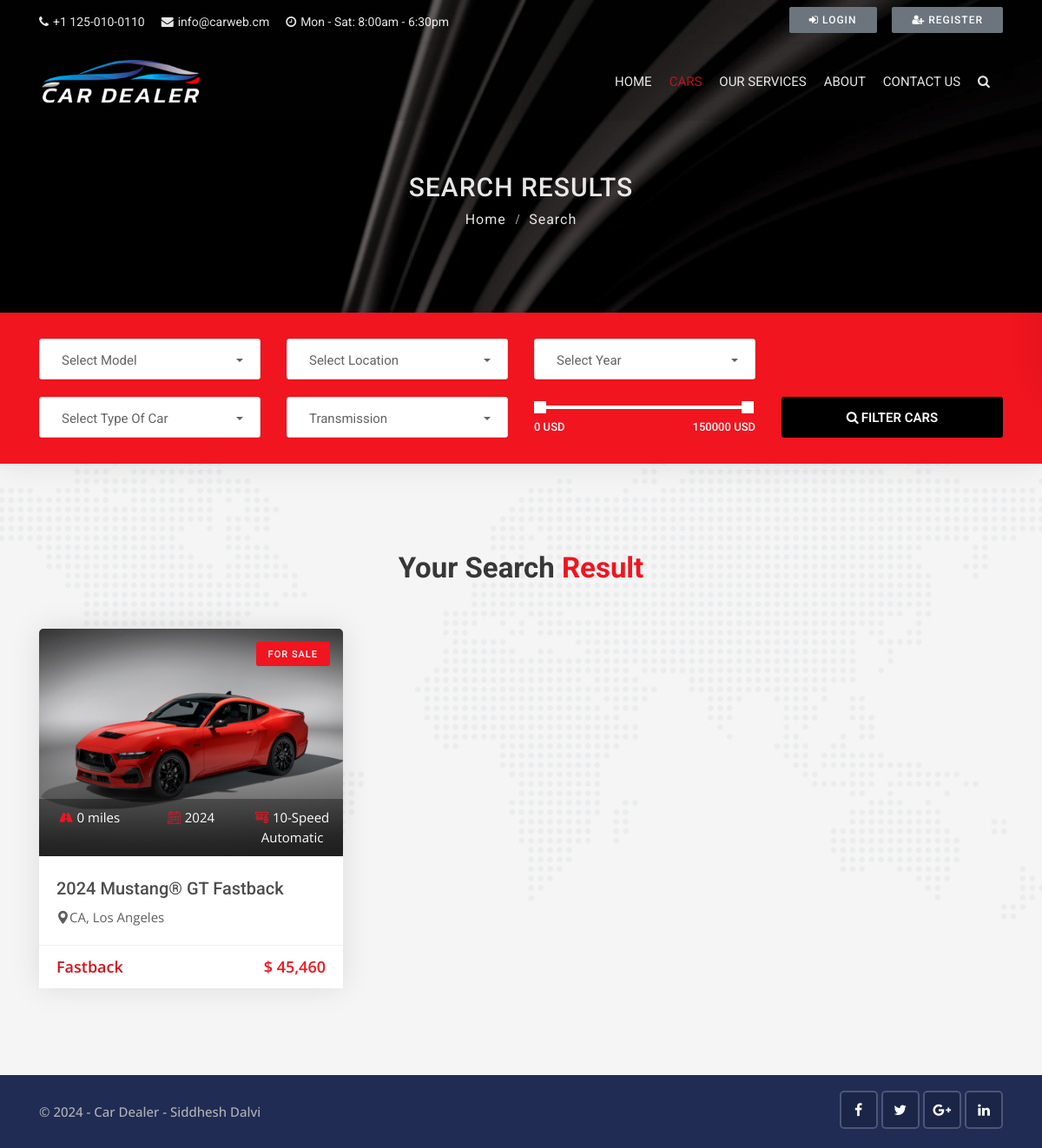
Page /cars/search on the committed database.
### cars/models.py (models this page shows, shortened)
class Car(models.Model):
    state_choice = (
        ('AL', 'Alabama'),
        ('AK', 'Alaska'),
        ('AZ', 'Arizona'),
        ('AR', 'Arkansas'),
        ('CA', 'California'),
        ('CO', 'Colorado'),
        ('CT', 'Connecticut'),
        ('DE', 'Delaware'),
        ('DC', 'District Of Columbia'),
        ('FL', 'Florida'),
        ('GA', 'Georgia'),
        ('HI', 'Hawaii'),
        ('ID', 'Idaho'),
        ('IL', 'Illinois'),
        ('IN', 'Indiana'),
        ('IA', 'Iowa'),
        ('KS', 'Kansas'),
        ('KY', 'Kentucky'),
        ('LA', 'Louisiana'),
        ('ME', 'Maine'),
        ('MD', 'Maryland'),
        ('MA', 'Massachusetts'),
        ('MI', 'Michigan'),
        ('MN', 'Minnesota'),
        ('MS', 'Mississippi'),
        ('MO', 'Missouri'),
        ('MT', 'Montana'),
        ('NE', 'Nebraska'),
        ('NV', 'Nevada'),
        ('NH', 'New Hampshire'),
        ('NJ', 'New Jersey'),
        ('NM', 'New Mexico'),
        ('NY', 'New York'),
        ('NC', 'North Carolina'),
        ('ND', 'North Dakota'),
        ('OH', 'Ohio'),
        ('OK', 'Oklahoma'),
        ('OR', 'Oregon'),
        ('PA', 'Pennsylvania'),
        ('RI', 'Rhode Island'),
        ('SC', 'South Carolina'),
        ('SD', 'South Dakota'),
        ('TN', 'Tennessee'),
        ('TX', 'Texas'),
        ('UT', 'Utah'),
        ('VT', 'Vermont'),
        ('VA', 'Virginia'),
        ('WA', 'Washington'),
        ('WV', 'West Virginia'),
        ('WI', 'Wisconsin'),
        ('WY', 'Wyoming'),
    )
    year_choice = []
    for r in range(2000, (datetime.now().year+1)):
        year_choice.append((r,r))
    features_choices = (
        ('Cruise Control', 'Cruise Control'),
        ('Audio Interface', 'Audio Interface'),
        ('Airbags', 'Airbags'),
        ('Air Conditioning', 'Air Conditioning'),
        ('Seat Heating', 'Seat Heating'),
        ('Alarm System', 'Alarm System'),
        ('ParkAssist', 'ParkAssist'),
        ('Power Steering', 'Power Steering'),
        ('Reversing Camera', 'Reversing Camera'),
        ('Direct Fuel Injection', 'Direct Fuel Injection'),
        ('Auto Start/Stop', 'Auto Start/Stop'),
        ('Wind Deflector', 'Wind Deflector'),
        ('Bluetooth Handset', 'Bluetooth Handset'),
    )
    door_choices = (
        ('2', '2'),
        ('3', '3'),
        ('4', '4'),
        ('5', '5'),
        ('6', '6'),
    )
    car_title = models.CharField(max_length=255)
    state = models.CharField(choices=state_choice, max_length=100)
    city = models.CharField(max_length=100)
    color = models.CharField(max_length=100)
    model = models.CharField(max_length=100)
    year = models.IntegerField(('year'), choices=year_choice)
    condition = models.CharField(max_length=100)
    price = models.IntegerField()
    description = RichTextField()
    car_photo = models.ImageField(upload_to='photos/%Y/%m/%d/')
    car_photo_1 = models.ImageField(upload_to='photos/%Y/%m/%d/', blank=True)
    car_photo_2 = models.ImageField(upload_to='photos/%Y/%m/%d/', blank=True)
    car_photo_3 = models.ImageField(upload_to='photos/%Y/%m/%d/', blank=True)
    car_photo_4 = models.ImageField(upload_to='photos/%Y/%m/%d/', blank=True)
    features = MultiSelectField(choices=features_choices)
    body_style = models.CharField(max_length=100)
    engine = models.CharField(max_length=100)
    transmission = models.CharField(max_length=100)
    interior = models.CharField(max_length=100)
    miles = models.IntegerField()
    doors = models.CharField(choices=door_choices, max_length=10)
    passengers = models.IntegerField()
    vin_no = models.CharField(max_length=100)
    milage = models.IntegerField()
    fuel_type = models.CharField(max_length=50)
    no_of_owners = models.CharField(max_length=100)
    is_featured = models.BooleanField(default=False)
    created_date = models.DateTimeField(default=datetime.now, blank=True)

### cars/views.py (the view)
# urls.py: path('search', views.search, name='search'),
def search(request):
    cars = Car.objects.order_by('-created_date')
    model_search = Car.objects.values_list('model', flat=True).distinct()
    city_search = Car.objects.values_list('city', flat=True).distinct()
    year_search = Car.objects.values_list('year', flat=True).distinct()
    body_style_search = Car.objects.values_list('body_style', flat=True).distinct()
    transmission_search = Car.objects.values_list('transmission', flat=True).distinct()
    if 'keyword' in request.GET:
        keyword = request.GET['keyword']
        if keyword:
            cars = cars.filter(description__icontains=keyword)
    if 'model' in request.GET:
        model = request.GET['model']
        if model:
            cars = cars.filter(model__iexact=model)
    if 'city' in request.GET:
        city = request.GET['city']
        if city:
            cars = cars.filter(city__iexact=city)
    if 'year' in request.GET:
        year = request.GET['year']
        if year:
            cars = cars.filter(year__iexact=year)
    if 'body_style' in request.GET:
        body_style = request.GET['body_style']
        if body_style:
            cars = cars.filter(body_style__iexact=body_style)
    if 'min_price' in request.GET:
        min_price = request.GET['min_price']
        max_price = request.GET['max_price']
        if max_price:
            cars = cars.filter(price__gte=min_price, price__lte=max_price)
    data = {
        'cars': cars,
        'model_search': model_search,
        'city_search': city_search,
        'year_search': year_search,
        'body_style_search': body_style_search,
        'transmission_search': transmission_search,
    }
    return render(request, 'cars/search.html', data)

### templates/cars/search.html (shortened to what this page needs)
{% extends 'base.html' %}
{% block content %}
{% load humanize %}
<div class="sub-banner overview-bgi">
    <div class="container breadcrumb-area">
        <div class="breadcrumb-areas">
            <h1>Search Results</h1>
            <ul class="breadcrumbs">
                <li><a href="index.html">Home</a></li>
                <li class="active">Search</li>
            </ul>
        </div>
    </div>
</div>
<div class="search-box-3 sb-7 bg-active">
    <div class="container">
        <div class="search-area-inner">
            <div class="search-contents">
                <form method="GET" action="{% url 'search' %}">
                    <div class="row">
                        <div class="col-lg-3 col-md-6 col-sm-6 col-6">
                            <div class="form-group">
                                <select class="selectpicker search-fields" name="model">
                                    <option selected='selected' disabled='disabled'>Select Model</option>
                                </select>
                            </div>
                        </div>
                        <div class="col-lg-3 col-md-6 col-sm-6 col-6">
                            <div class="form-group">
                                <select class="selectpicker search-fields" name="city">
                                    <option selected='selected' disabled='disabled'>Select Location</option>
                                </select>
                            </div>
                        </div>
                        <div class="col-lg-3 col-md-6 col-sm-6 col-6">
                            <div class="form-group">
                                <select class="selectpicker search-fields" name="year">
                                    <option selected='selected' disabled='disabled'>Select Year</option>
                                </select>
                            </div>
                        </div>
                    </div>
                    <div class="row">
                        <div class="col-lg-3 col-md-6 col-sm-6 col-6">
                            <div class="form-group">
                                <select class="selectpicker search-fields" name="body_style">
                                    <option selected='selected' disabled='disabled'>Select Type Of Car</option>
                                </select>
                            </div>
                        </div>
                        <div class="col-lg-3 col-md-6 col-sm-6 col-6">
                            <div class="form-group">
                                <select class="selectpicker search-fields" name="transmission">
                                    <option selected='selected' disabled='disabled'>Transmission</option>
                                </select>
                            </div>
                        </div>
                        <div class="col-lg-3 col-md-6 col-sm-6 col-6">
                            <div class="form-group">
                                <div class="range-slider">
                                    <div data-min="0" data-max="150000" data-unit="USD" data-min-name="min_price" data-max-name="max_price" class="range-slider-ui ui-slider" aria-disabled="false"></div>
                                </div>
                            </div>
                        </div>
                        <div class="col-lg-3 col-md-6 col-sm-6 col-6">
                            <div class="form-group">
                                <button class="btn btn-block button-theme btn-md">
                                    <i class="fa fa-search"></i>Filter Cars
                                </button>
                            </div>
                        </div>
                    </div>
                </form>
            </div>
        </div>
    </div>
</div>
<div class="featured-car content-area">
    <div class="container">
        <div class="main-title">
            <h1>Your Search <span>Result</span></h1>
        </div>
        <div class="row">
          {% for car in cars %}
            <div class="col-lg-4 col-md-6">
                <div class="car-box">
                    <div class="car-thumbnail">
                        <a href="{% url 'car_detail' car.id %}" class="car-img">
                            <div class="tag">For Sale</div>
                            <img class="d-block w-100" src="{{car.car_photo.url}}" alt="car" style="min-height: 262px; max-height: 262px;">
                            <div class="facilities-list clearfix">
                                <ul>
                                    <li>
                                        <span><i class="flaticon-way"></i></span>{{car.miles | intcomma}} miles
                                    </li>
                                    <li>
                                        <span><i class="flaticon-calendar-1"></i></span>{{car.year}}
                                    </li>
                                    <li>
                                        <span><i class="flaticon-manual-transmission"></i></span>{{car.transmission}}
                                    </li>
                                </ul>
                            </div>
                        </a>
                    </div>
                    <div class="detail">
                        <h1 class="title">
                            <a href="{% url 'car_detail' car.id %}">{{car.car_title}}</a>
                        </h1>
                        <div class="location">
                            <a href="{% url 'car_detail' car.id %}">
                                <i class="flaticon-pin"></i>{{car.state}}, {{car.city}}
                            </a>
                        </div>
                    </div>
                    <div class="footer clearfix">
                        <div class="pull-left ratings days">
                            <p class="cartype">{{car.body_style}}</p>
                        </div>
                        <div class="pull-right">
                            <p class="price">$ {{car.price | intcomma}}</p>
                        </div>
                    </div>
                </div>
            </div>
          {% endfor %}
        </div>
    </div>
</div>
{% endblock %}

### cardealer/static/css/skins/red.css (style rules this page uses)
.button-theme { background:#f0151f; }
.car-box .facilities-list li span i { color: #f0151f; }
.main-title h1 span { color:#f0151f; }
.tag { background:#f0151f; }
.car-box .footer .price { color:#f0151f; }
.bg-active { background: #f0151f; color: #fff!important; }

### rows in the picture
Car: car_photo (picture), miles "0", year "2024", transmission "10-Speed Automatic", car_title "2024 Mustang® GT Fastback", state "CA", city "Los Angeles", body_style "Fastback", price "45,460"
